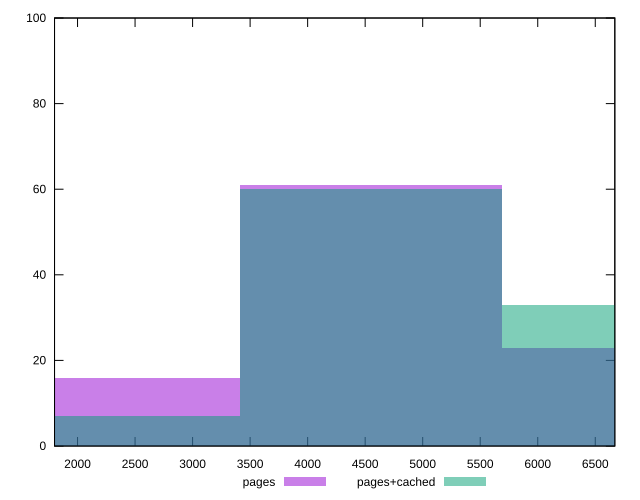

This figure's gnuplot source:
reset

$pages <<EOF
4549.4940487107515 61
6824.241073066127 23
2274.7470243553757 16
EOF

$pagesCached <<EOF
4549.4940487107515 60
6824.241073066127 33
2274.7470243553757 7
EOF

set key outside below
set boxwidth 2274.7470243553757
set xrange [1800:6670]
set yrange [0:100]
set trange [0:100]
set style fill transparent solid 0.5 noborder
set terminal svg size 640, 500 enhanced background rgb 'white'
set output "report_00014_2021-02-09T15:56:05.503Z/unused-javascript/comparison/histogram/0_vs_1.svg"

plot $pages title "pages" with boxes, \
     $pagesCached title "pages+cached" with boxes

reset
